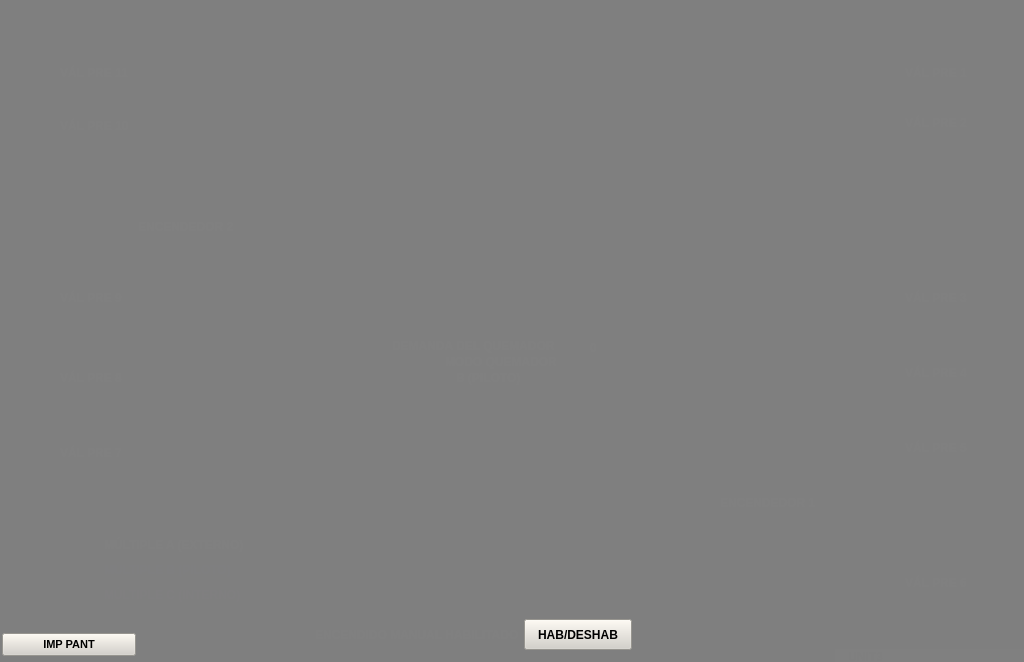
<?xml version="1.0" encoding="UTF-8"?>
<ui version="4.0">
 <class>B8</class>
 <widget class="QWidget" name="B8">
  <property name="geometry">
   <rect>
    <x>0</x>
    <y>0</y>
    <width>1024</width>
    <height>662</height>
   </rect>
  </property>
  <property name="windowTitle">
   <string>Form</string>
  </property>
  <property name="styleSheet">
   <string notr="true">background-color: rgba(128, 128, 128, 128);</string>
  </property>
  <widget class="QLabel" name="lbIMGFondo">
   <property name="geometry">
    <rect>
     <x>0</x>
     <y>0</y>
     <width>1024</width>
     <height>662</height>
    </rect>
   </property>
   <property name="styleSheet">
    <string notr="true">background-color: rgba(255, 255, 255, 0);</string>
   </property>
   <property name="text">
    <string/>
   </property>
   <property name="pixmap">
    <pixmap resource="../Resources.qrc">:/Resources/PNG/BackGround.png</pixmap>
   </property>
   <property name="scaledContents">
    <bool>true</bool>
   </property>
  </widget>
  <widget class="QPushButton" name="btnIMPPant">
   <property name="geometry">
    <rect>
     <x>2</x>
     <y>633</y>
     <width>134</width>
     <height>23</height>
    </rect>
   </property>
   <property name="font">
    <font>
     <pointsize>8</pointsize>
     <weight>75</weight>
     <bold>true</bold>
    </font>
   </property>
   <property name="styleSheet">
    <string notr="true">background-color: rgb(212, 208, 200);</string>
   </property>
   <property name="text">
    <string>IMP PANT</string>
   </property>
  </widget>
  <widget class="QLabel" name="lbUnit3">
   <property name="geometry">
    <rect>
     <x>835</x>
     <y>649</y>
     <width>190</width>
     <height>15</height>
    </rect>
   </property>
   <property name="font">
    <font>
     <weight>75</weight>
     <bold>true</bold>
    </font>
   </property>
   <property name="styleSheet">
    <string notr="true">background-color: rgb(175, 175, 175);</string>
   </property>
   <property name="text">
    <string>    UNIT3</string>
   </property>
  </widget>
  <widget class="QLabel" name="lbTexto_0">
   <property name="geometry">
    <rect>
     <x>392</x>
     <y>338</y>
     <width>171</width>
     <height>16</height>
    </rect>
   </property>
   <property name="font">
    <font>
     <pointsize>9</pointsize>
     <weight>75</weight>
     <bold>true</bold>
    </font>
   </property>
   <property name="styleSheet">
    <string notr="true">color: rgb(255, 255, 255);
background-color: rgba(255, 255, 255, 0);</string>
   </property>
   <property name="text">
    <string>DEMANDA DEL QUEMADOR</string>
   </property>
  </widget>
  <widget class="QLabel" name="lbTexto_1">
   <property name="geometry">
    <rect>
     <x>445</x>
     <y>354</y>
     <width>171</width>
     <height>16</height>
    </rect>
   </property>
   <property name="font">
    <font>
     <pointsize>9</pointsize>
     <weight>75</weight>
     <bold>true</bold>
    </font>
   </property>
   <property name="styleSheet">
    <string notr="true">color: rgb(255, 255, 255);
background-color: rgba(255, 255, 255, 0);</string>
   </property>
   <property name="text">
    <string>MODO QUEMADOR</string>
   </property>
  </widget>
  <widget class="QLabel" name="lbTexto_2">
   <property name="geometry">
    <rect>
     <x>456</x>
     <y>370</y>
     <width>171</width>
     <height>16</height>
    </rect>
   </property>
   <property name="font">
    <font>
     <pointsize>9</pointsize>
     <weight>75</weight>
     <bold>true</bold>
    </font>
   </property>
   <property name="styleSheet">
    <string notr="true">color: rgb(255, 255, 255);
background-color: rgba(255, 255, 255, 0);</string>
   </property>
   <property name="text">
    <string>B (PILOTO)</string>
   </property>
  </widget>
  <widget class="QLabel" name="lbValor_0">
   <property name="geometry">
    <rect>
     <x>590</x>
     <y>340</y>
     <width>81</width>
     <height>16</height>
    </rect>
   </property>
   <property name="font">
    <font>
     <pointsize>9</pointsize>
     <weight>75</weight>
     <bold>true</bold>
    </font>
   </property>
   <property name="styleSheet">
    <string notr="true">color: rgb(255, 255, 255);
background-color: rgba(255, 255, 255, 0);</string>
   </property>
   <property name="text">
    <string>0</string>
   </property>
  </widget>
  <widget class="QLabel" name="lbTexto_3">
   <property name="geometry">
    <rect>
     <x>60</x>
     <y>65</y>
     <width>171</width>
     <height>16</height>
    </rect>
   </property>
   <property name="font">
    <font>
     <pointsize>9</pointsize>
     <weight>75</weight>
     <bold>true</bold>
    </font>
   </property>
   <property name="styleSheet">
    <string notr="true">color: rgb(255, 255, 255);
background-color: rgba(255, 255, 255, 0);</string>
   </property>
   <property name="text">
    <string>VÁL PRE 11</string>
   </property>
  </widget>
  <widget class="QLabel" name="lbTexto_4">
   <property name="geometry">
    <rect>
     <x>60</x>
     <y>118</y>
     <width>171</width>
     <height>16</height>
    </rect>
   </property>
   <property name="font">
    <font>
     <pointsize>9</pointsize>
     <weight>75</weight>
     <bold>true</bold>
    </font>
   </property>
   <property name="styleSheet">
    <string notr="true">color: rgb(255, 255, 255);
background-color: rgba(255, 255, 255, 0);</string>
   </property>
   <property name="text">
    <string>VÁL PRE 10</string>
   </property>
  </widget>
  <widget class="QLabel" name="lbTexto_5">
   <property name="geometry">
    <rect>
     <x>60</x>
     <y>290</y>
     <width>171</width>
     <height>16</height>
    </rect>
   </property>
   <property name="font">
    <font>
     <pointsize>9</pointsize>
     <weight>75</weight>
     <bold>true</bold>
    </font>
   </property>
   <property name="styleSheet">
    <string notr="true">color: rgb(255, 255, 255);
background-color: rgba(255, 255, 255, 0);</string>
   </property>
   <property name="text">
    <string>VÁL PRE 9</string>
   </property>
  </widget>
  <widget class="QLabel" name="lbTexto_6">
   <property name="geometry">
    <rect>
     <x>138</x>
     <y>219</y>
     <width>171</width>
     <height>16</height>
    </rect>
   </property>
   <property name="font">
    <font>
     <pointsize>9</pointsize>
     <weight>75</weight>
     <bold>true</bold>
    </font>
   </property>
   <property name="styleSheet">
    <string notr="true">color: rgb(255, 255, 255);
background-color: rgba(255, 255, 255, 0);</string>
   </property>
   <property name="text">
    <string>ENCENDEDOR 2</string>
   </property>
  </widget>
  <widget class="QLabel" name="lbTexto_7">
   <property name="geometry">
    <rect>
     <x>60</x>
     <y>370</y>
     <width>171</width>
     <height>16</height>
    </rect>
   </property>
   <property name="font">
    <font>
     <pointsize>9</pointsize>
     <weight>75</weight>
     <bold>true</bold>
    </font>
   </property>
   <property name="styleSheet">
    <string notr="true">color: rgb(255, 255, 255);
background-color: rgba(255, 255, 255, 0);</string>
   </property>
   <property name="text">
    <string>VÁL PRE 8</string>
   </property>
  </widget>
  <widget class="QLabel" name="lbTexto_8">
   <property name="geometry">
    <rect>
     <x>60</x>
     <y>445</y>
     <width>171</width>
     <height>16</height>
    </rect>
   </property>
   <property name="font">
    <font>
     <pointsize>9</pointsize>
     <weight>75</weight>
     <bold>true</bold>
    </font>
   </property>
   <property name="styleSheet">
    <string notr="true">color: rgb(255, 255, 255);
background-color: rgba(255, 255, 255, 0);</string>
   </property>
   <property name="text">
    <string>VÁL PRE 7</string>
   </property>
  </widget>
  <widget class="QLabel" name="lbTexto_9">
   <property name="geometry">
    <rect>
     <x>720</x>
     <y>495</y>
     <width>171</width>
     <height>16</height>
    </rect>
   </property>
   <property name="font">
    <font>
     <pointsize>9</pointsize>
     <weight>75</weight>
     <bold>true</bold>
    </font>
   </property>
   <property name="styleSheet">
    <string notr="true">color: rgb(255, 255, 255);
background-color: rgba(255, 255, 255, 0);</string>
   </property>
   <property name="text">
    <string>ENCENDEDOR 1</string>
   </property>
  </widget>
  <widget class="QLabel" name="lbTexto_10">
   <property name="geometry">
    <rect>
     <x>905</x>
     <y>440</y>
     <width>171</width>
     <height>16</height>
    </rect>
   </property>
   <property name="font">
    <font>
     <pointsize>9</pointsize>
     <weight>75</weight>
     <bold>true</bold>
    </font>
   </property>
   <property name="styleSheet">
    <string notr="true">color: rgb(255, 255, 255);
background-color: rgba(255, 255, 255, 0);</string>
   </property>
   <property name="text">
    <string>VÁL PRE 5</string>
   </property>
  </widget>
  <widget class="QLabel" name="lbTexto_11">
   <property name="geometry">
    <rect>
     <x>905</x>
     <y>365</y>
     <width>171</width>
     <height>16</height>
    </rect>
   </property>
   <property name="font">
    <font>
     <pointsize>9</pointsize>
     <weight>75</weight>
     <bold>true</bold>
    </font>
   </property>
   <property name="styleSheet">
    <string notr="true">color: rgb(255, 255, 255);
background-color: rgba(255, 255, 255, 0);</string>
   </property>
   <property name="text">
    <string>VÁL PRE 4</string>
   </property>
  </widget>
  <widget class="QLabel" name="lbTexto_12">
   <property name="geometry">
    <rect>
     <x>905</x>
     <y>290</y>
     <width>171</width>
     <height>16</height>
    </rect>
   </property>
   <property name="font">
    <font>
     <pointsize>9</pointsize>
     <weight>75</weight>
     <bold>true</bold>
    </font>
   </property>
   <property name="styleSheet">
    <string notr="true">color: rgb(255, 255, 255);
background-color: rgba(255, 255, 255, 0);</string>
   </property>
   <property name="text">
    <string>VÁL PRE 3</string>
   </property>
  </widget>
  <widget class="QLabel" name="lbTexto_13">
   <property name="geometry">
    <rect>
     <x>905</x>
     <y>115</y>
     <width>171</width>
     <height>16</height>
    </rect>
   </property>
   <property name="font">
    <font>
     <pointsize>9</pointsize>
     <weight>75</weight>
     <bold>true</bold>
    </font>
   </property>
   <property name="styleSheet">
    <string notr="true">color: rgb(255, 255, 255);
background-color: rgba(255, 255, 255, 0);</string>
   </property>
   <property name="text">
    <string>VÁL PRE 2</string>
   </property>
  </widget>
  <widget class="QLabel" name="lbTexto_14">
   <property name="geometry">
    <rect>
     <x>905</x>
     <y>65</y>
     <width>171</width>
     <height>16</height>
    </rect>
   </property>
   <property name="font">
    <font>
     <pointsize>9</pointsize>
     <weight>75</weight>
     <bold>true</bold>
    </font>
   </property>
   <property name="styleSheet">
    <string notr="true">color: rgb(255, 255, 255);
background-color: rgba(255, 255, 255, 0);</string>
   </property>
   <property name="text">
    <string>VÁL PRE 1</string>
   </property>
  </widget>
  <widget class="QLabel" name="lbTexto_15">
   <property name="geometry">
    <rect>
     <x>905</x>
     <y>575</y>
     <width>171</width>
     <height>16</height>
    </rect>
   </property>
   <property name="font">
    <font>
     <pointsize>9</pointsize>
     <weight>75</weight>
     <bold>true</bold>
    </font>
   </property>
   <property name="styleSheet">
    <string notr="true">color: rgb(255, 255, 255);
background-color: rgba(255, 255, 255, 0);</string>
   </property>
   <property name="text">
    <string>VÁL PRE 6</string>
   </property>
  </widget>
  <widget class="QLabel" name="lbTexto_16">
   <property name="geometry">
    <rect>
     <x>315</x>
     <y>625</y>
     <width>251</width>
     <height>20</height>
    </rect>
   </property>
   <property name="font">
    <font>
     <pointsize>9</pointsize>
     <weight>75</weight>
     <bold>true</bold>
    </font>
   </property>
   <property name="styleSheet">
    <string notr="true">color: rgb(255, 255, 255);
background-color: rgba(255, 255, 255, 0);</string>
   </property>
   <property name="text">
    <string>ENCENDIDO MANUAL HABILITADO</string>
   </property>
  </widget>
  <widget class="QPushButton" name="btnHabDes">
   <property name="geometry">
    <rect>
     <x>524</x>
     <y>619</y>
     <width>108</width>
     <height>31</height>
    </rect>
   </property>
   <property name="font">
    <font>
     <pointsize>9</pointsize>
     <weight>75</weight>
     <bold>true</bold>
    </font>
   </property>
   <property name="styleSheet">
    <string notr="true">background-color: rgb(212, 208, 200);</string>
   </property>
   <property name="text">
    <string>HAB/DESHAB</string>
   </property>
  </widget>
  <widget class="QLabel" name="lbTexto_17">
   <property name="geometry">
    <rect>
     <x>104</x>
     <y>535</y>
     <width>251</width>
     <height>20</height>
    </rect>
   </property>
   <property name="font">
    <font>
     <pointsize>9</pointsize>
     <weight>75</weight>
     <bold>true</bold>
    </font>
   </property>
   <property name="styleSheet">
    <string notr="true">color: rgb(255, 255, 255);
background-color: rgba(255, 255, 255, 0);</string>
   </property>
   <property name="text">
    <string>MÚLTIPLE A (EXTERNO)</string>
   </property>
  </widget>
  <widget class="QLabel" name="lbTexto_18">
   <property name="geometry">
    <rect>
     <x>104</x>
     <y>560</y>
     <width>251</width>
     <height>20</height>
    </rect>
   </property>
   <property name="font">
    <font>
     <pointsize>9</pointsize>
     <weight>75</weight>
     <bold>true</bold>
    </font>
   </property>
   <property name="styleSheet">
    <string notr="true">color: rgb(0, 0, 255);
background-color: rgba(255, 255, 255, 0);</string>
   </property>
   <property name="text">
    <string>MÚLTIPLE B (PILOTO)</string>
   </property>
  </widget>
  <widget class="QLabel" name="lbTexto_19">
   <property name="geometry">
    <rect>
     <x>104</x>
     <y>585</y>
     <width>251</width>
     <height>20</height>
    </rect>
   </property>
   <property name="font">
    <font>
     <pointsize>9</pointsize>
     <weight>75</weight>
     <bold>true</bold>
    </font>
   </property>
   <property name="styleSheet">
    <string notr="true">color: rgb(151, 0, 226);
background-color: rgba(255, 255, 255, 0);</string>
   </property>
   <property name="text">
    <string>MÚLTIPLE C (INTERNO)</string>
   </property>
  </widget>
  <widget class="QLabel" name="lbTexto_20">
   <property name="geometry">
    <rect>
     <x>104</x>
     <y>608</y>
     <width>251</width>
     <height>20</height>
    </rect>
   </property>
   <property name="font">
    <font>
     <pointsize>9</pointsize>
     <weight>75</weight>
     <bold>true</bold>
    </font>
   </property>
   <property name="styleSheet">
    <string notr="true">color: rgb(78,46, 28);
background-color: rgba(255, 255, 255, 0);</string>
   </property>
   <property name="text">
    <string>SUMINISTRO DE GAS AUXILIAR</string>
   </property>
  </widget>
  <widget class="Flama_SectorB" name="flama_SectorB">
   <property name="geometry">
    <rect>
     <x>0</x>
     <y>0</y>
     <width>1024</width>
     <height>662</height>
    </rect>
   </property>
  </widget>
  <widget class="Flama_SectorA" name="flama_SectorA">
   <property name="geometry">
    <rect>
     <x>0</x>
     <y>0</y>
     <width>1024</width>
     <height>662</height>
    </rect>
   </property>
  </widget>
  <widget class="Flama_SectorC" name="flama_SectorC">
   <property name="geometry">
    <rect>
     <x>0</x>
     <y>0</y>
     <width>1024</width>
     <height>662</height>
    </rect>
   </property>
  </widget>
  <widget class="Flama_SectorD" name="flama_SectorD">
   <property name="geometry">
    <rect>
     <x>0</x>
     <y>0</y>
     <width>1024</width>
     <height>667</height>
    </rect>
   </property>
  </widget>
  <widget class="Flama_SectorE" name="flama_SectorE">
   <property name="geometry">
    <rect>
     <x>0</x>
     <y>0</y>
     <width>1024</width>
     <height>662</height>
    </rect>
   </property>
  </widget>
  <widget class="Flama_SectorF" name="flama_SectorF">
   <property name="geometry">
    <rect>
     <x>0</x>
     <y>0</y>
     <width>1024</width>
     <height>662</height>
    </rect>
   </property>
  </widget>
  <widget class="Flama_SectorG" name="flama_SectorG">
   <property name="geometry">
    <rect>
     <x>0</x>
     <y>0</y>
     <width>1024</width>
     <height>662</height>
    </rect>
   </property>
  </widget>
  <widget class="Flama_SectorH" name="flama_SectorH">
   <property name="geometry">
    <rect>
     <x>0</x>
     <y>0</y>
     <width>1024</width>
     <height>662</height>
    </rect>
   </property>
  </widget>
  <widget class="Flama_SectorI" name="flama_SectorI">
   <property name="geometry">
    <rect>
     <x>0</x>
     <y>0</y>
     <width>1024</width>
     <height>662</height>
    </rect>
   </property>
  </widget>
  <widget class="Flama_SectorJ" name="flama_SectorJ">
   <property name="geometry">
    <rect>
     <x>0</x>
     <y>0</y>
     <width>1024</width>
     <height>662</height>
    </rect>
   </property>
  </widget>
  <widget class="Flama_SectorK" name="flama_SectorK">
   <property name="geometry">
    <rect>
     <x>0</x>
     <y>0</y>
     <width>1024</width>
     <height>662</height>
    </rect>
   </property>
  </widget>
  <widget class="Flama_SectorL" name="flama_SectorL">
   <property name="geometry">
    <rect>
     <x>0</x>
     <y>0</y>
     <width>1024</width>
     <height>662</height>
    </rect>
   </property>
  </widget>
  <zorder>lbIMGFondo</zorder>
  <zorder>lbUnit3</zorder>
  <zorder>lbTexto_0</zorder>
  <zorder>lbTexto_1</zorder>
  <zorder>lbTexto_2</zorder>
  <zorder>lbValor_0</zorder>
  <zorder>lbTexto_3</zorder>
  <zorder>lbTexto_4</zorder>
  <zorder>lbTexto_5</zorder>
  <zorder>lbTexto_6</zorder>
  <zorder>lbTexto_7</zorder>
  <zorder>lbTexto_8</zorder>
  <zorder>lbTexto_9</zorder>
  <zorder>lbTexto_10</zorder>
  <zorder>lbTexto_11</zorder>
  <zorder>lbTexto_12</zorder>
  <zorder>lbTexto_13</zorder>
  <zorder>lbTexto_14</zorder>
  <zorder>lbTexto_15</zorder>
  <zorder>lbTexto_16</zorder>
  <zorder>lbTexto_17</zorder>
  <zorder>lbTexto_18</zorder>
  <zorder>lbTexto_19</zorder>
  <zorder>lbTexto_20</zorder>
  <zorder>flama_SectorB</zorder>
  <zorder>flama_SectorA</zorder>
  <zorder>flama_SectorC</zorder>
  <zorder>flama_SectorD</zorder>
  <zorder>flama_SectorE</zorder>
  <zorder>flama_SectorF</zorder>
  <zorder>flama_SectorG</zorder>
  <zorder>flama_SectorH</zorder>
  <zorder>flama_SectorI</zorder>
  <zorder>flama_SectorJ</zorder>
  <zorder>flama_SectorK</zorder>
  <zorder>flama_SectorL</zorder>
  <zorder>btnHabDes</zorder>
  <zorder>btnIMPPant</zorder>
 </widget>
 <customwidgets>
  <customwidget>
   <class>Flama_SectorA</class>
   <extends>QWidget</extends>
   <header>flama_sectora.h</header>
  </customwidget>
  <customwidget>
   <class>Flama_SectorB</class>
   <extends>QWidget</extends>
   <header>flama_sectorb.h</header>
  </customwidget>
  <customwidget>
   <class>Flama_SectorC</class>
   <extends>QWidget</extends>
   <header>flama_sectorc.h</header>
  </customwidget>
  <customwidget>
   <class>Flama_SectorD</class>
   <extends>QWidget</extends>
   <header>flama_sectord.h</header>
  </customwidget>
  <customwidget>
   <class>Flama_SectorE</class>
   <extends>QWidget</extends>
   <header>flama_sectore.h</header>
  </customwidget>
  <customwidget>
   <class>Flama_SectorF</class>
   <extends>QWidget</extends>
   <header>flama_sectorf.h</header>
  </customwidget>
  <customwidget>
   <class>Flama_SectorG</class>
   <extends>QWidget</extends>
   <header>flama_sectorg.h</header>
  </customwidget>
  <customwidget>
   <class>Flama_SectorH</class>
   <extends>QWidget</extends>
   <header>flama_sectorh.h</header>
  </customwidget>
  <customwidget>
   <class>Flama_SectorI</class>
   <extends>QWidget</extends>
   <header>flama_sectori.h</header>
  </customwidget>
  <customwidget>
   <class>Flama_SectorJ</class>
   <extends>QWidget</extends>
   <header>flama_sectorj.h</header>
  </customwidget>
  <customwidget>
   <class>Flama_SectorK</class>
   <extends>QWidget</extends>
   <header>flama_sectork.h</header>
  </customwidget>
  <customwidget>
   <class>Flama_SectorL</class>
   <extends>QWidget</extends>
   <header>flama_sectorl.h</header>
  </customwidget>
 </customwidgets>
 <resources>
  <include location="../Resources.qrc"/>
 </resources>
 <connections/>
</ui>
